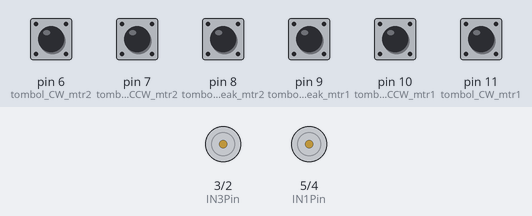
The sketch below on a simulated Arduino Uno, built with avr-gcc and run on an emulated ATmega328P. Parts: motor-driver pin pairs drawn as motors (green arrow = first pin HIGH = forward, orange = second pin HIGH = backward, longer = more drive). Inputs (shaded band) come from the test bench; at power-on: pin 6 (tombol_CW_mtr2), pin 7 (tombol_CCW_mtr2), pin 8 (tombol_break_mtr2), pin 9 (tombol_break_mtr1), pin 10 (tombol_CCW_mtr1), pin 11 (tombol_CW_mtr1) HIGH.

Above: at 1.2 s.
1.3 s: pin 6 (tombol_CW_mtr2) pulled LOW for 0.15 s
At 2.2 s:
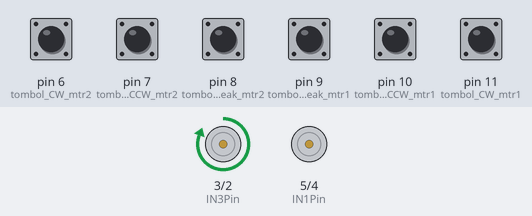
2.9 s: pin 7 (tombol_CCW_mtr2) pulled LOW for 0.15 s
At 3.4 s:
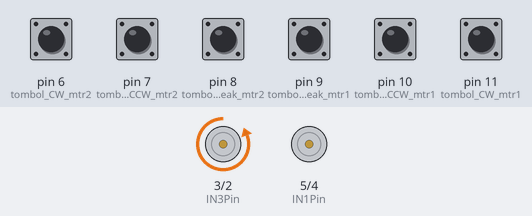
4.5 s: pin 10 (tombol_CCW_mtr1) pulled LOW for 0.15 s
At 5.7 s:
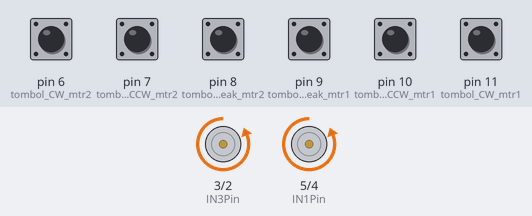
6.1 s: pin 8 (tombol_break_mtr2) pulled LOW for 0.15 s
At 7.0 s:
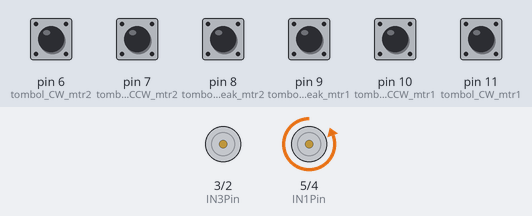
7.7 s: pin 11 (tombol_CW_mtr1) pulled LOW for 0.15 s
At 8.3 s:
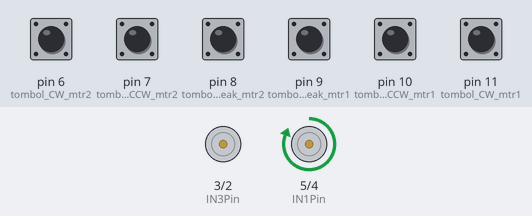
9.3 s: pin 6 (tombol_CW_mtr2) pulled LOW for 1 s
At 10.7 s:
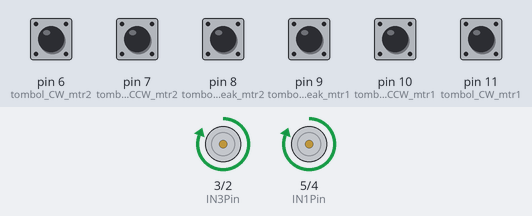
Timing chart, 0 to 12.3 s (numbered marks = the images above; inputs shaded):
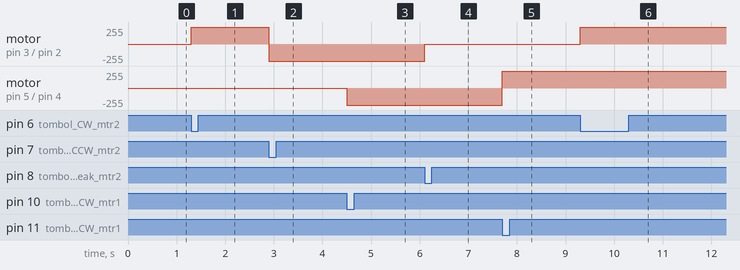

Measured:
- after the input at 1.3 s, motor on pin 3 (IN3Pin) / pin 2 (IN4Pin): stopped → forward 255/255 at once
- after the input at 2.9 s, motor on pin 3 (IN3Pin) / pin 2 (IN4Pin): forward 255/255 → backward 255/255 at once
- after the input at 4.5 s, motor on pin 5 (IN1Pin) / pin 4 (IN2Pin): stopped → backward 255/255 at once
- after the input at 6.1 s, motor on pin 3 (IN3Pin) / pin 2 (IN4Pin): backward 255/255 → stopped at once
- after the input at 7.7 s, motor on pin 5 (IN1Pin) / pin 4 (IN2Pin): backward 255/255 → forward 255/255 at once
- after the input at 9.3 s, motor on pin 3 (IN3Pin) / pin 2 (IN4Pin): stopped → forward 255/255 at once

The sketch:

Proyek_42_Kontrol_Motor_dc.ino
```cpp
//Proyek #42: Kontrol Motor dc
//inisialisasi pin saklar kendali motor 1
const int tombol_CW_mtr1 = 11;
const int tombol_CCW_mtr1 = 10;
const int tombol_break_mtr1 = 9;
//inisialisasi pin saklar kendali motor 2
const int tombol_CW_mtr2 = 6;
const int tombol_CCW_mtr2 = 7;
const int tombol_break_mtr2 = 8;
//inisialisi pin input motor 1 (IN1 dan IN2 dari L293D)
const int IN1Pin = 5; //input H-Bridge mtr 1
const int IN2Pin = 4;
//inisialisi pin input motor 2 (IN3 dan IN4 dari L293D)
const int IN3Pin = 3; //input H-Bridge mtr 2
const int IN4Pin = 2;

void setup()
{
/*deklarasikan semua saklar sebagai input sekaligus aktifkan Pull-up resistor internal arduino */
pinMode(tombol_CW_mtr1, INPUT_PULLUP);
pinMode (tombol_CCW_mtr1,INPUT_PULLUP);
pinMode(tombol_break_mtr1, INPUT_PULLUP);
pinMode(tombol_CW_mtr2, INPUT_PULLUP);
pinMode(tombol_CCW_mtr2, INPUT_PULLUP);
pinMode(tombol_break_mtr2, INPUT_PULLUP);
//deklarasikan pin IN1 s.d IN4 sebagai output
pinMode(IN1Pin, OUTPUT);
pinMode(IN2Pin, OUTPUT);
pinMode(IN3Pin, OUTPUT);
pinMode(IN4Pin, OUTPUT);
}

void loop()
{
//perhatikan table 7-1 untuk logika pin IC IN1 s.d IN4
//Kontrol motor 1
if (digitalRead(tombol_CW_mtr1)==LOW) {
digitalWrite(IN1Pin,HIGH);//motor 1 putar kekanan
digitalWrite(IN2Pin,LOW);
}
else
if (digitalRead(tombol_CCW_mtr1)==LOW) {
digitalWrite(IN1Pin,LOW);//motor 1 putar kekiri
digitalWrite(IN2Pin,HIGH);
}

else
{
if (digitalRead(tombol_break_mtr1)==LOW) {
digitalWrite(IN1Pin,LOW);//motor 1 stop
digitalWrite(IN2Pin,LOW);
}
}
//Kontrol motor 2
if (digitalRead(tombol_CW_mtr2)==LOW) {
digitalWrite(IN3Pin,HIGH);//motor 2 putar kekanan
digitalWrite(IN4Pin,LOW);
}
else
if (digitalRead(tombol_CCW_mtr2)==LOW) {
digitalWrite(IN3Pin,LOW);//motor 2 putar kekiri
digitalWrite(IN4Pin,HIGH);
}

else
{
if ( digitalRead(tombol_break_mtr2)==LOW) {
digitalWrite(IN3Pin,LOW);//motor 2 stop
digitalWrite(IN4Pin,LOW);
}
}
}
```
